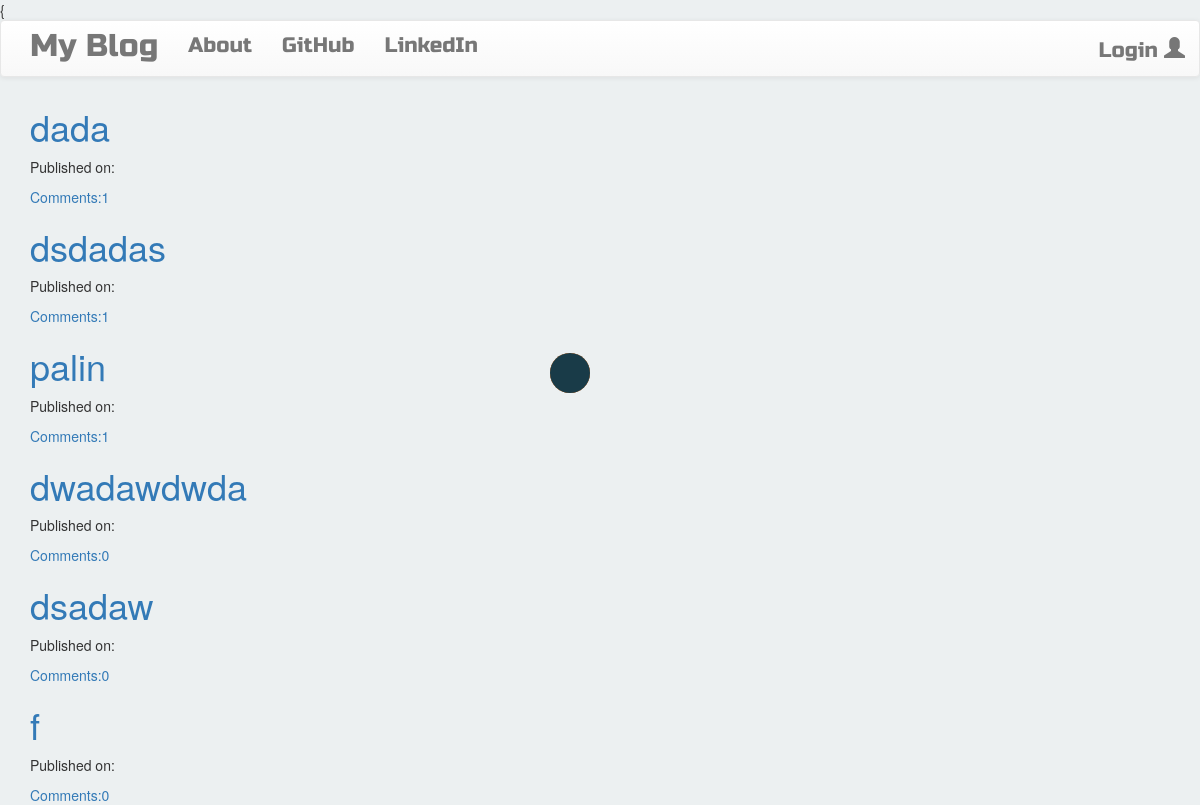
The page / on the database its author committed.
### blog/models.py (models this page shows, shortened)
class Post(models.Model):
    author = models.ForeignKey('auth.User', on_delete=models.CASCADE)
    title = models.CharField(max_length=100)
    text = models.TextField(max_length=200)
    created_date = models.DateTimeField(default=timezone.now())
    published_date = models.DateTimeField(blank=True, null=True)
    def approve_comments(self):
        return self.comments.filter(approved_comments=True)

### blog/views.py (the view)
# urls.py: url(r'^$',views.PostListView.as_view(),name='post_list'),
class PostListView(ListView):
    model = Post
    def get_queryset(self):
        return Post.objects.filter(published_date__lte=timezone.now()).order_by('-published_date')

### templates/blog/post_list.html (shortened to what this page needs)
{{% extends "blog/base.html" %}
{% block content %}
    {% for post in post_list %}
        <h1><a href="{% url 'post_detail' pk=post.pk %}">{{ post.title }}</a></h1>
        <p>Published on: {{ post.published }}</p>
        <a href="{% url 'post_detail' pk=post.pk %}">Comments:{{ post.approve_comments.count }}</a>
    {% endfor %}
{% endblock %}

### templates/blog/base.html (shortened to what this page needs)
<!DOCTYPE html>
{% load static %}
<html lang="en" dir="ltr">
{% load static %}
  <head>
    <link rel="stylesheet" href="https://maxcdn.bootstrapcdn.com/bootstrap/3.3.7/css/bootstrap.min.css">
    <link rel="stylesheet" href="https://maxcdn.bootstrapcdn.com/bootstrap/3.3.7/css/bootstrap-theme.min.css">
      <link rel="stylesheet" href="//cdn.jsdelivr.net/npm/medium-editor@latest/dist/css/medium-editor.min.css" type="text/css" media="screen" charset="utf-8">
    <link rel="stylesheet" href="{% static 'css/blog.css' %}">
  </head>
<div class="load">
  <hr/><hr/><hr/><hr/>
</div>
  <body class="loader">
    <nav class="navbar navbar-default techfont custom-navbar">
      <div class="container">
        <ul class="nav navbar-nav">
          <li><a class= 'navbar-brand bigbrand' href="{% url 'post_list' %}">My Blog</a></li>
          <li><a href="{% url 'about' %}">About</a></li>
          <li><a href="https://github.com">GitHub</a></li>
          <li><a href="https://LinkedIn.com">LinkedIn</a></li>
        </ul>
        <ul class="nav navbar-nav navbar-right">
          {% if user.is_authenticated %}
            <li><a href="{% url 'post_new' %}">New Post!</a></li>
            <li><a href="{% url 'post_draft_list' %}">Drafts</a></li>
            <li><a href="{% url 'logout' %}">Logout</a></li>
            <li><a>Welcome: {{user.username}}</a></li>
          {% else %}
            <li><a class='nav navbar-right' href="{% url 'login' %}">Login <span class='glyphicon glyphicon-user'></span></a></li>
          {% endif %}
        </ul>
      </div>
    </nav>
      <div class="content container">
          <div class="row">
              <div class="col-md-8">
                <div class="blog_posts">
                  {% block content %}
                  {% endblock %}
                </div>
              </div>
          </div>
      </div>
  </body>
</html>

### blog/static/css/blog.css (style rules this page uses)
.techfont { font-family: 'Russo One', sans-serif; font-size: 1.5em; margin-bottom: 10px; }
.bigbrand { font-size: 1.5em; }
.loader { filter:hue-rotate(0deg); animation:hue 10000ms infinite linear; }
body { background:#ECF0F1 }
.load { position:absolute;top:50%;left:50%;transform:translate(-50%, -50%); width:100px; height:100px; }
.load hr { border:0;margin:0;width:40%;height:40%;position:absolute;border-radius:50%;animation:spin 2s ease infinite }
.load :last-child { background:#193B48 }

### rows shown on the page
Post: title "dada", approve_comments.count "1"
Post: title "dsdadas", approve_comments.count "1"
Post: title "palin", approve_comments.count "1"
Post: title "dwadawdwda", approve_comments.count "0"
Post: title "dsadaw", approve_comments.count "0"
Post: title "f", approve_comments.count "0"
